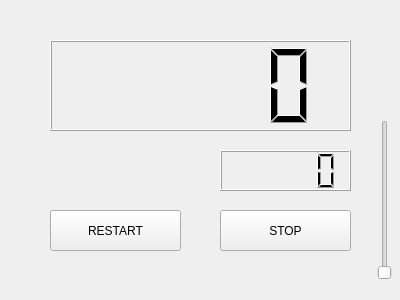
<?xml version="1.0" encoding="UTF-8"?>
<ui version="4.0">
 <class>Counter</class>
 <widget class="QWidget" name="Counter">
  <property name="geometry">
   <rect>
    <x>0</x>
    <y>0</y>
    <width>400</width>
    <height>300</height>
   </rect>
  </property>
  <property name="windowTitle">
   <string>Counter</string>
  </property>
  <widget class="QPushButton" name="button">
   <property name="geometry">
    <rect>
     <x>220</x>
     <y>210</y>
     <width>131</width>
     <height>41</height>
    </rect>
   </property>
   <property name="text">
    <string>STOP</string>
   </property>
  </widget>
  <widget class="QLCDNumber" name="lcdNumber">
   <property name="geometry">
    <rect>
     <x>50</x>
     <y>40</y>
     <width>301</width>
     <height>91</height>
    </rect>
   </property>
  </widget>
  <widget class="QPushButton" name="restart">
   <property name="geometry">
    <rect>
     <x>50</x>
     <y>210</y>
     <width>131</width>
     <height>41</height>
    </rect>
   </property>
   <property name="text">
    <string>RESTART</string>
   </property>
  </widget>
  <widget class="QSlider" name="verticalSlider">
   <property name="geometry">
    <rect>
     <x>370</x>
     <y>120</y>
     <width>29</width>
     <height>160</height>
    </rect>
   </property>
   <property name="orientation">
    <enum>Qt::Vertical</enum>
   </property>
  </widget>
  <widget class="QLCDNumber" name="lcdNumber_2">
   <property name="geometry">
    <rect>
     <x>220</x>
     <y>150</y>
     <width>131</width>
     <height>41</height>
    </rect>
   </property>
  </widget>
 </widget>
 <resources/>
 <connections/>
</ui>
